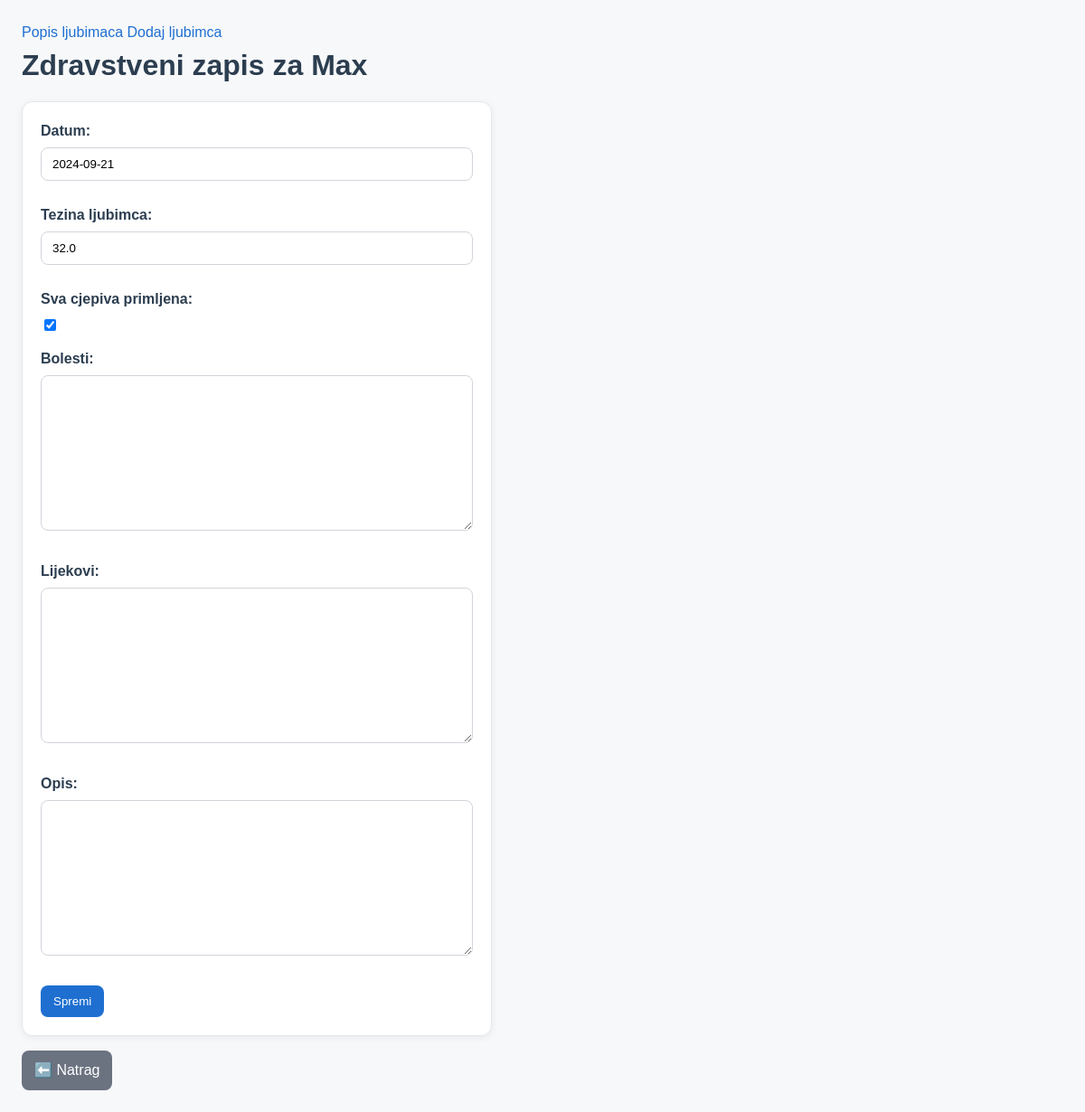
The app's page /zapis/2/uredi/ with its own data.
### ljubimci/models.py (models this page shows, shortened)
class Ljubimac(models.Model):
    ime_ljubimca = models.CharField(max_length=100)
    vrsta_ljubimca = models.CharField(max_length=100)
    datum_rodenja_ljubimca = models.DateField()

class ZdravstveniZapis(models.Model):
    ljubimac = models.ForeignKey(Ljubimac, on_delete=models.CASCADE, related_name="zapisi")
    datum = models.DateField()
    tezina_ljubimca = models.FloatField(null=True, blank=True)
    sva_cjepiva_primljena = models.BooleanField(default=False)
    bolesti = models.TextField(blank=True)
    lijekovi = models.TextField(blank=True)
    opis = models.TextField(blank=True)

### ljubimci/views.py (the view)
# urls.py: path("zapis/<int:pk>/uredi/", views.uredi_zapis, name="uredi_zapis"),
def uredi_zapis(request, pk):
    zapis = get_object_or_404(ZdravstveniZapis, pk=pk)
    if request.method == "POST":
        form = ZdravstveniZapisForm(request.POST, instance=zapis)
        if form.is_valid():
            form.save()
            return redirect("detalji_ljubimca", pk=zapis.ljubimac.pk)
    else:
        form = ZdravstveniZapisForm(instance=zapis)
    return render(request, "zapisi/form.html", {"form": form, "ljubimac": zapis.ljubimac})

### ljubimci/forms.py
class ZdravstveniZapisForm(forms.ModelForm):
    class Meta:
        model = ZdravstveniZapis
        fields = [
            "datum",
            "tezina_ljubimca",
            "sva_cjepiva_primljena",
            "bolesti",
            "lijekovi",
            "opis",
        ]

### ljubimci/templates/zapisi/form.html (shortened to what this page needs)
{% extends "ljubimci/base.html" %}
{% block content %}
<h1>Zdravstveni zapis za {{ ljubimac.ime_ljubimca }}</h1>
<form method="post" class="form-card">
    {{ form.as_p }}
    <input type="submit" value="Spremi" class="button">
</form>
<a href="{% url 'detalji_ljubimca' ljubimac.pk %}" class="button secondary mt-2">⬅️ Natrag</a>
{% endblock %}

### ljubimci/static/style.css (style rules this page uses)
* { box-sizing: border-box; }
html, body { margin: 0; padding: 0; }
body { font-family: Arial, sans-serif; background: #f7f8fa; color: #2c3e50; line-height: 1.5; padding: 24px; }
h1, h2, h3 { color: #2c3e50; margin: 0 0 16px; }
p { margin: 0 0 12px; }
a { color: #1f6fd1; text-decoration: none; }
.button, button, input[type="submit"] { display: inline-block; padding: 10px 14px; border-radius: 8px; border: 0; background: #1f6fd1; color: #fff; cursor: pointer; text-decoration: none; }
.button.secondary { background: #6b7280; }
form { background: #fff; border: 1px solid #e5e7eb; border-radius: 12px; padding: 20px; max-width: 520px; box-shadow: 0 2px 8px rgba(15, 23, 42, 0.06); }
label { display: block; font-weight: 600; margin-bottom: 6px; }
input[type="text"], input[type="number"], input[type="date"], input[type="time"], select, textarea { width: 100%; padding: 10px 12px; border: 1px solid #d1d5db; border-radius: 8px; outline: none; margin-bottom: 14px; background: #fff; }
textarea { min-height: 100px; resize: vertical; }
.mt-2 { margin-top: 16px; }

### records on screen
Ljubimac: ime_ljubimca "Max"
ZdravstveniZapis: datum "2024-09-21", tezina_ljubimca "32.0", sva_cjepiva_primljena "☑"
